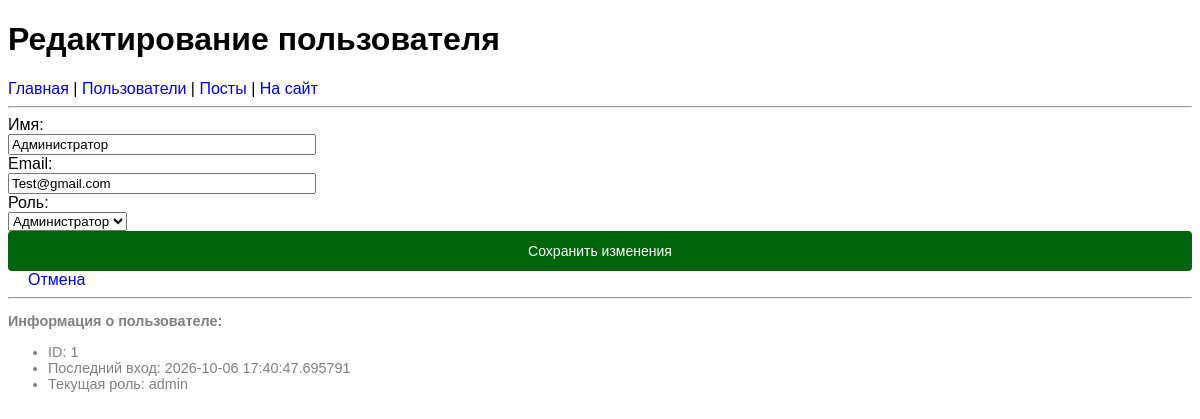
The app's page /admin/user/edit/1 (signed in) with its own data.
### tables this page shows
CREATE TABLE users(
            id INTEGER PRIMARY KEY AUTOINCREMENT,
            name TEXT,
            email TEXT,
            password TEXT,
            last_login TIMESTAMP,
            role TEXT DEFAULT 'user'
);

### app.py (the view, shortened to what this page needs)
@app.route('/admin/user/edit/<int:user_id>', methods=['GET', 'POST'])
@admin_required
def admin_edit_user(user_id):
    try:
        user = get_user_by_id(user_id)
        if not user:
            app.logger.warning(f'Попытка редактирования несуществующего пользователя {user_id}')
            return render_template('404.html'), 404
        return render_template('admin_edit_user.html',
                             user=user,
                             user_name=session.get('user_name'))
    except Exception as e:
        app.logger.error(f'Ошибка при редактировании пользователя {user_id}: {e}')
        return render_template('500.html'), 500

### app.py (called while the page is built)
def get_user_by_id(user_id):
    cur.execute('SELECT * FROM users WHERE id = ?', [user_id])
    return cur.fetchone()

def is_admin(user_id):
    if not user_id:
        return False
    cur.execute("SELECT role FROM users WHERE id=?",[user_id])
    result = cur.fetchone()
    return result and result[0] == 'admin'

def admin_required(f):
    @wraps(f)
    def decorated_function(*args, **kwargs):
        if not session.get('user_id'):
            app.logger.warning('Попытка доступа к админ-панели без авторизации')
            return redirect('/login/')
        if not is_admin(session.get('user_id')):
            app.logger.warning(f'Попытка несанкционированного доступа к админ-панели пользователем {session.get("user_id")}')
            return render_template('403.html'), 403
        return f(*args, **kwargs)
    return decorated_function

@app.before_request
def check_auth():
    if 'user_id' not in session:
        token = request.cookies.get('auth_token')
        if token:
            user_id = validate_auth_token(token)
            if user_id:
                user = get_user_by_id(user_id)
                if user:
                    session['user_id'] = user[0]
                    session['user_name'] = user[1]

### templates/admin_edit_user.html (shortened to what this page needs)
<!DOCTYPE html>
<html lang="ru">
<head>
    <link rel="stylesheet" href="../static/styles.css">
</head>
<body>
    <h1>Редактирование пользователя</h1>
    <nav>
        <a href="/admin">Главная</a> |
        <a href="/admin/users">Пользователи</a> |
        <a href="/admin/posts">Посты</a> |
        <a href="/">На сайт</a>
    </nav>
    <hr>
    <form action="/admin/user/edit/{{ user[0] }}" method="POST">
        <div>
            <label for="name">Имя:</label><br>
            <input type="text" id="name" name="name" value="{{ user[1] }}" required style="width: 300px;">
        </div>
        <div>
            <label for="email">Email:</label><br>
            <input type="email" id="email" name="email" value="{{ user[2] }}" required style="width: 300px;">
        </div>
        <div>
            <label for="role">Роль:</label><br>
            <select id="role" name="role" required>
                <option value="admin" {% if user[5] == 'admin' %}selected{% endif %}>Администратор</option>
            </select>
        </div>
        <div>
            <button type="submit">Сохранить изменения</button>
            <a href="/admin/users" style="margin-left: 20px;">Отмена</a>
        </div>
    </form>
    <hr>
    <div style="color: gray; font-size: 0.9em;">
        <p><strong>Информация о пользователе:</strong></p>
        <ul>
            <li>ID: {{ user[0] }}</li>
            <li>Последний вход: {{ user[4] if user[4] else 'Никогда' }}</li>
            <li>Текущая роль: {{ user[5] if user[5] else 'user' }}</li>
        </ul>
    </div>
</body>
</html>

### static/styles.css (style rules this page uses)
* { font-family:'Franklin Gothic Medium', 'Arial Narrow', Arial, sans-serif; }
button { width: 100%; padding: 12px; background-color: rgb(0, 100, 13); color: #fff; border: none; border-radius: 4px; font-size: 14px; cursor: pointer; transition: background-color 0.3s; }
a { text-decoration: none; }
body { font-family: Arial, sans-serif; background-size: cover; background-repeat: no-repeat; }
p { width: 800px; height: auto; }

### records on screen
users: name "Администратор", email "Test@gmail.com", role "Администратор", id "1", last_login "2026-10-06 17:40:47.695791", role "admin"
